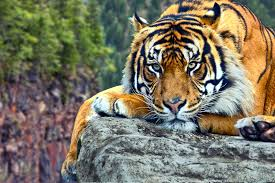
#> input picture tiger.jpg, 275 x 183 px
$ python color_equ_histo.py
#> lines starting #> are read from the running program, lines starting #| are printed output that depends on the picture
import pylab as plt
import matplotlib.image as mpimg
import numpy as np
import cv2


def imhist(im):
  # calculates normalized histogram of an image
	m, n = im.shape
	h = [0.0] * 256
	for i in range(m):
		for j in range(n):
			h[im[i, j]]+=1
	return np.array(h)/(m*n)

def cumsum(h):
	# finds cumulative sum of a numpy array, list
	return [sum(h[:i+1]) for i in range(len(h))]

def histeq(im):
	#calculate Histogram
	h = imhist(im)
	cdf = np.array(cumsum(h)) #cumulative distribution function
	sk = np.uint8(255 * cdf) #finding transfer function values
	s1, s2 ,z = im.shape
	Y = np.zeros_like(im)
	# applying transfered values for each pixels
	for i in range(0, s1):
		for j in range(0, s2):
			Y[i, j] = sk[im[i, j]]
	H = imhist(Y)
	#return transformed image, original and new istogram,
	# and transform function
	return Y , h, H, sk

#function plots histogram for gray image
def plot_Histogram(bgr):
	#plot
	color = ('b','g','r')
	for i,col in enumerate(color):
	    plt.plot(bgr[i],color = col)
	    plt.xlim([0,256])
	    plt.ylim([0,1600])
	plt.show()

def main (imgName):
	# load image to numpy arrayb
	# matplotlib 1.3.1 only supports png images
	# use scipy or PIL for other formats
#> called with imgName = 'tiger.jpg'
	img = np.uint8(mpimg.imread(imgName)*255.0)
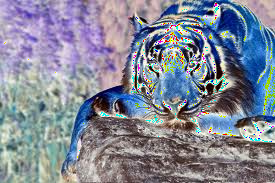
#> img: shape (183, 275, 3); mean R, G, B 131.2, 136, 151.5
	new_img, h, new_h, sk = histeq(img)
	# coloered Image
	#Returns the dimentions of each color and number of cololers
	x,y,z = c_img.shape
	r_Pixels = [[0 for f in range(y)] for k in range(x)]
	g_Pixels = [[0 for f in range(y)] for k in range(x)]
	b_Pixels = [[0 for f in range(y)] for k in range(x)]
	#Load pixels in List Of lists
	for i in range(x):
		for j in range(y):
			b_Pixels[i][j] = c_img[i,j,0]
			g_Pixels[i][j] = c_img[i,j,1]
			r_Pixels[i][j] = c_img[i,j,2]
	# Calculat RGB Histo
	red_histogram = imhist(r_Pixels,x,y)
	green_histogram = imhist(g_Pixels,x,y)
	blue_histogram = imhist(b_Pixels,x,y)

	bgr_before = [blue_histogram , green_histogram,red_histogram  ]
	plot_Histogram(bgr_before)

	Requ_pixels, r_h, r_new_h, r_sk = histeq(r_Pixels,x,y)
	Gequ_pixels, g_h, g_new_h, g_sk = histeq(g_Pixels,x,y)
	Bequ_pixels, b_h, b_new_h, b_sk = histeq(b_Pixels,x,y)

	Requ_histo = imhist(Requ_pixels,s1,s2)
	Gequ_histo = imhist(Gequ_pixels,s1,s2)
	Bequ_histo = imhist(Bequ_pixels,s1,s2)

	BGR = [Bequ_histo , Gequ_histo , Requ_histo]

	plot_Histogram(BGR)
	# [24 lines of commented-out code are left out]


#> (the run stopped early here; a loop or call above may not have finished)

$ run again, with stones.jpg copied over tiger.jpg
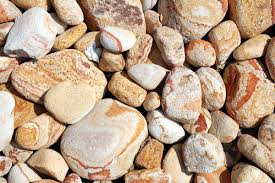
#> input picture stones.jpg, 275 x 183 px
#> in main, `img = np.uint8(mpimg.imread(imgName)*255.0)`:
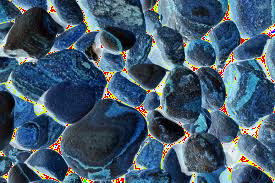
#> img: shape (183, 275, 3); mean R, G, B 69.5, 92.1, 111.6
